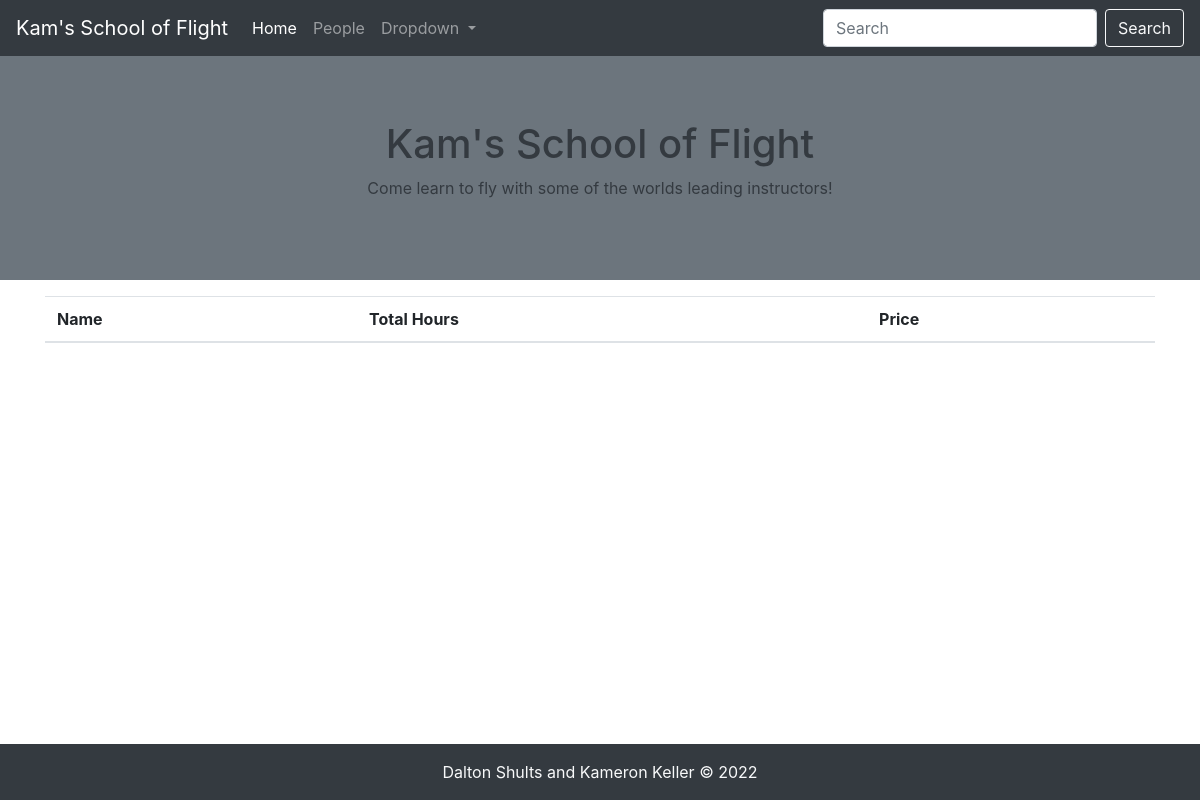
/part6_PHP/courses.php, run on an earlier commit of the app's database.
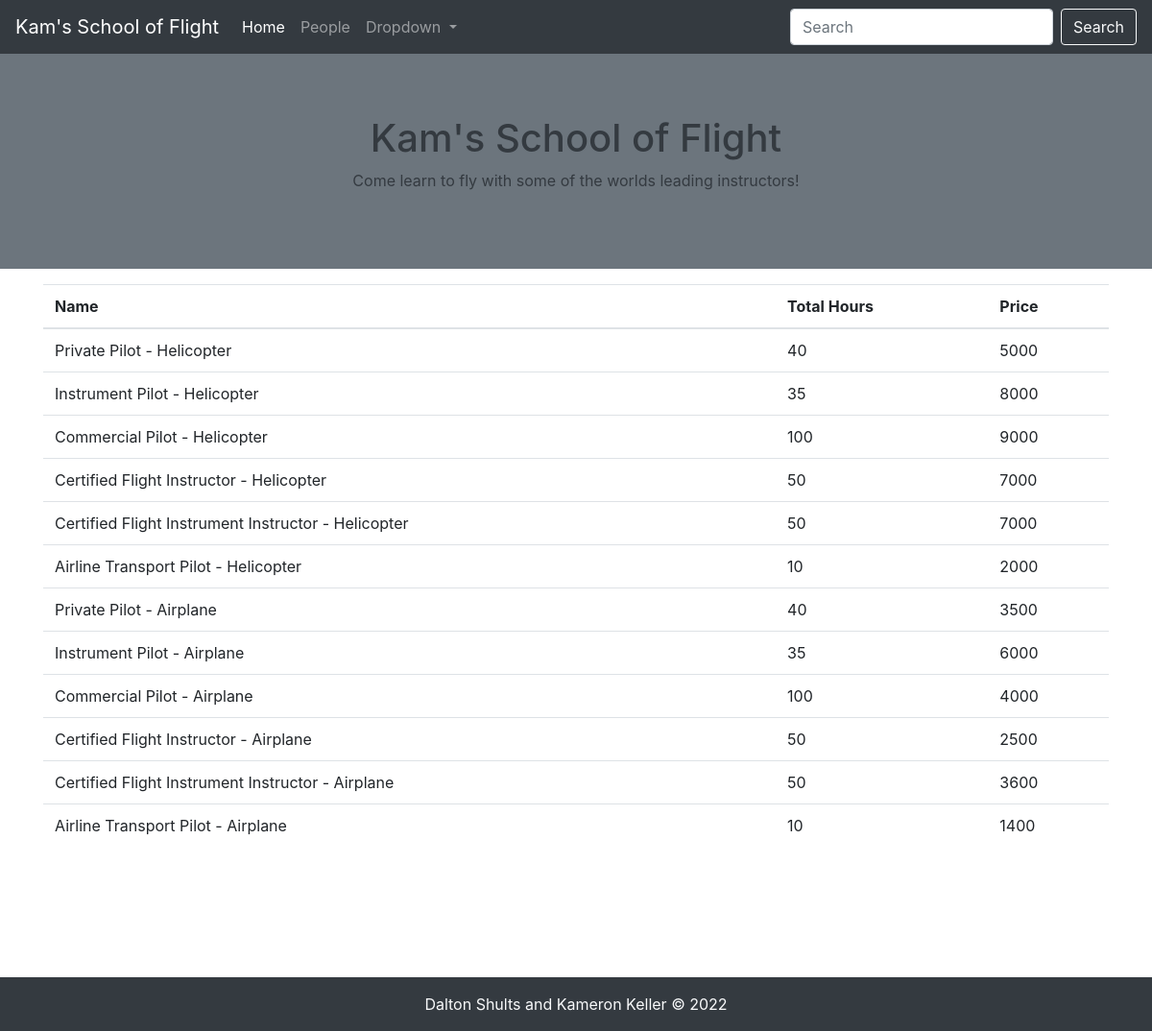
And on a later commit of the database.
### tables this page shows
CREATE TABLE IF NOT EXISTS COURSE_TYPE (
  Ctid              INTEGER        NOT NULL AUTO_INCREMENT,
  Cname             VARCHAR(60)    NOT NULL,
  Required_hours    INTEGER        NOT NULL,
  Cost              INTEGER        NOT NULL,
  Cert_type         INTEGER        NOT NULL,
  PRIMARY KEY (Ctid),
  FOREIGN KEY (Cert_type) REFERENCES CERT_TYPE(Ceid)
);

### part6_PHP/courses.php (called while the page is built)
<?php include 'header.php';
include './connection.php';
$query = "SELECT Cname as 'Name', Required_hours AS 'Total Hours', Cost AS 'Price' FROM COURSE_TYPE;";
include './table_generation.php';
?>
<?php include 'footer.php'?>

### part6_PHP/table_generation.php (the view, shortened to what this page needs)
<?php
$q = $db->query($query);
?>
<div class="container">
  <table class="table mt-3">
    <thead>
<?php
while ($col = $q->fetch_field()) {
  $name = $col->name;
?>
    <th scope="col"><?=ucwords($name)?></th>
<?php
}
?>
  </thead>
<?php
while ($t = $q->fetch_assoc()) {
?>
<tr>
  <?php
  foreach ($t as $value) {
  ?>
    <td><?=$value?></td>
  <?php
  }
?>
</tr>
<?php
}
?>
  </table>
</div>

### part6_PHP/header.php (shortened to what this page needs)
<html lang="en">
<head>
  <link rel="stylesheet" href="https://cdn.jsdelivr.net/npm/bootstrap@4.3.1/dist/css/bootstrap.min.css">
  <link rel="stylesheet" href="./main.css">
</head>
<body>
<nav class="navbar navbar-expand-lg navbar-dark bg-dark">
    <a class="navbar-brand" href="/">Kam's School of Flight</a>
    <div class="collapse navbar-collapse" id="navbarSupportedContent">
      <ul class="navbar-nav mr-auto">
        <li class="nav-item active">
          <a class="nav-link" href="/">Home <span class="sr-only">(current)</span></a>
        </li>
        <li class="nav-item">
          <a class="nav-link" href="./students.php">People</a>
        </li>
        <li class="nav-item dropdown">
          <a class="nav-link dropdown-toggle" href="#" id="navbarDropdown" role="button" data-toggle="dropdown" aria-haspopup="true" aria-expanded="false">
            Dropdown
          </a>
        </li>
      </ul>
      <form class="form-inline my-2 my-lg-0">
        <input class="form-control mr-sm-2" type="search" placeholder="Search" aria-label="Search">
        <button class="btn btn-outline-light my-2 my-sm-0" type="submit">Search</button>
      </form>
    </div>
  </nav>
    <div class="jumbotron text-center text-dark bg-secondary">
      <h1>Kam's School of Flight</h1>
      <p>Come learn to fly with some of the worlds leading instructors!</p>
    </div>

### part6_PHP/footer.php (shortened to what this page needs)
    <div class="mt-5 mb-5 pt-5 pb-5"></div>
    <footer class="footer mt-2 pb-3 pt-3 fixed-bottom text-light bg-dark">
    <div class="inner text-center">
      <span class="text-center">Dalton Shults and Kameron Keller &copy; 2022</span>
    </div>
  </footer>
</body>
</html>

### part6_PHP/main.css (style rules this page uses)
.jumbotron { margin-bottom: 0px; border-radius: 0px; }

What changed in the data, as far as the page shows it:
added course_type: Cname "Private Pilot - Helicopter", Required_hours "40", Cost "5000"
added course_type: Cname "Instrument Pilot - Helicopter", Required_hours "35", Cost "8000"
added course_type: Cname "Commercial Pilot - Helicopter", Required_hours "100", Cost "9000"
added course_type: Cname "Certified Flight Instructor - Helicopter", Required_hours "50", Cost "7000"
added course_type: Cname "Certified Flight Instrument Instructor - Helicopter", Required_hours "50", Cost "7000"
added course_type: Cname "Airline Transport Pilot - Helicopter", Required_hours "10", Cost "2000"
added course_type: Cname "Private Pilot - Airplane", Required_hours "40", Cost "3500"
added course_type: Cname "Instrument Pilot - Airplane", Required_hours "35", Cost "6000"
added course_type: Cname "Commercial Pilot - Airplane", Required_hours "100", Cost "4000"
added course_type: Cname "Certified Flight Instructor - Airplane", Required_hours "50", Cost "2500"
added course_type: Cname "Certified Flight Instrument Instructor - Airplane", Required_hours "50", Cost "3600"
added course_type: Cname "Airline Transport Pilot - Airplane", Required_hours "10", Cost "1400"
